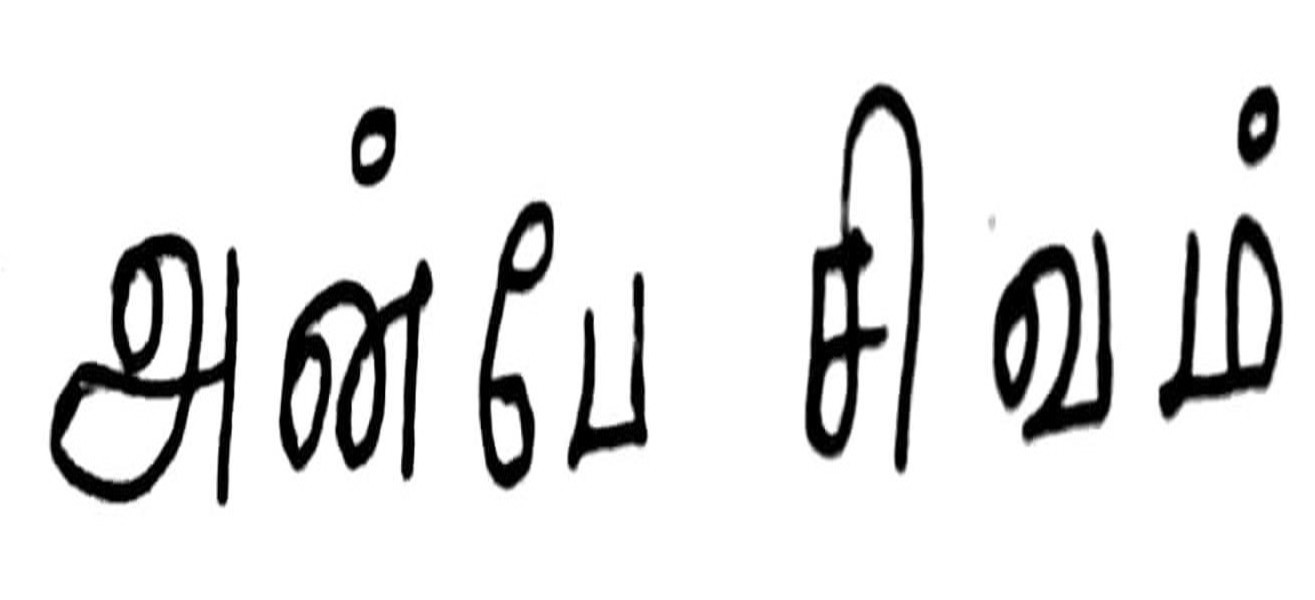
#> input picture Test/character1.jpg, 1315 x 600 px
$ python Test_sample.py
#> lines starting #> are read from the running program, lines starting #| are printed output that depends on the picture; after the words box and inside, x2 and y2 are one past the last pixel; in counts of white or black regions, pixels touching at a corner belong together


# Python program to transform an image using
# threshold.
import numpy as np
import cv2
from matplotlib import pyplot as plt

# Image operation using thresholding

img = cv2.imread('character'+str(1)+'.jpg')
#> img is the input picture: shape (600, 1315, 3); min 0, max 255, mean 229
print (img)
#> (printed output is left out)
gray = cv2.cvtColor(img, cv2.COLOR_BGR2GRAY)

ret, thresh = cv2.threshold(gray, 0, 255, cv2.THRESH_BINARY_INV +cv2.THRESH_OTSU)
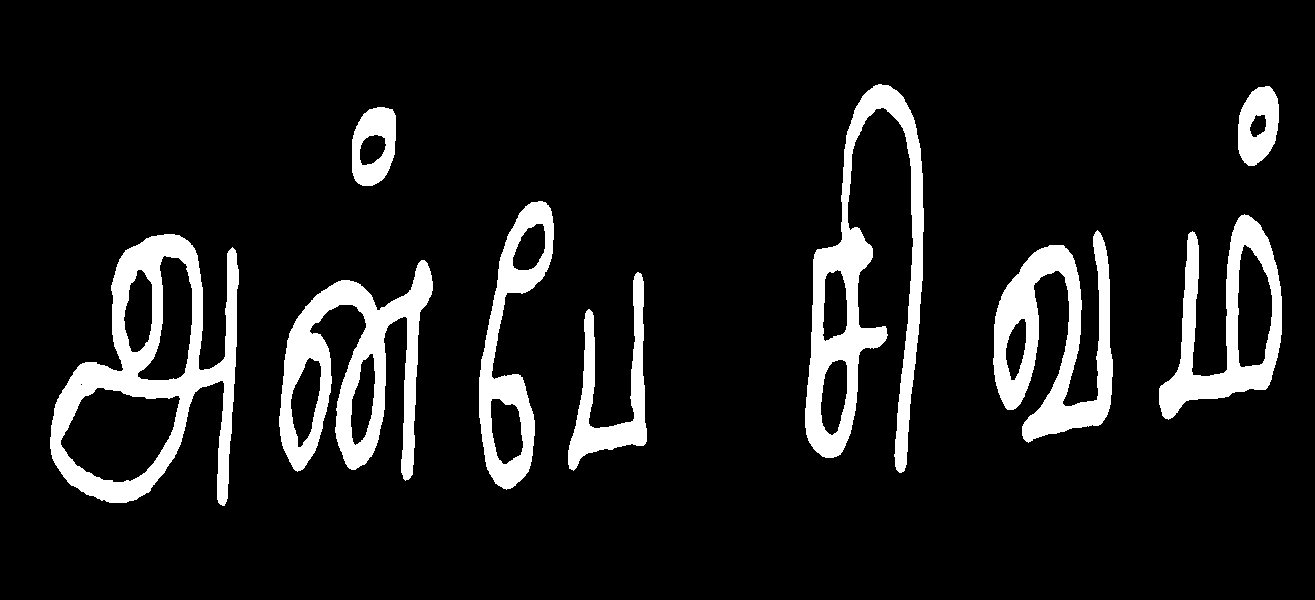
#> thresh: shape (600, 1315); 10.4% white; 9 white regions, largest, box (x1, y1, x2, y2) and area: (50, 234, 239, 506) 16772, (805, 84, 924, 473) 14657, (279, 260, 433, 481) 13433
#> ret = 137
cv2.imwrite("output/output"+str(1)+".jpg",thresh)
